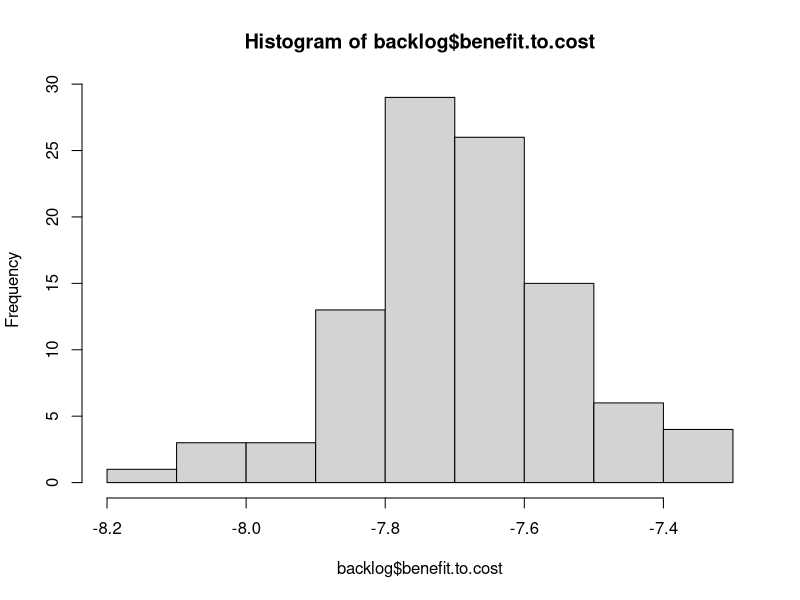
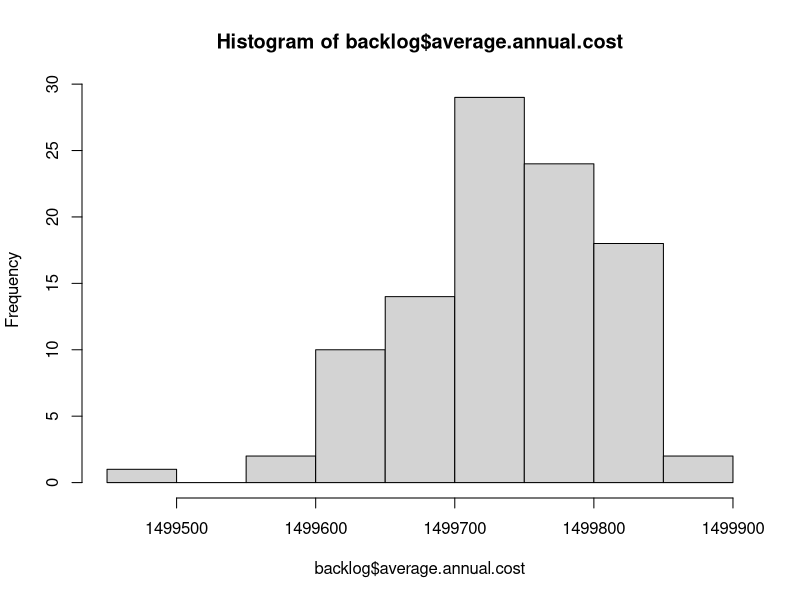
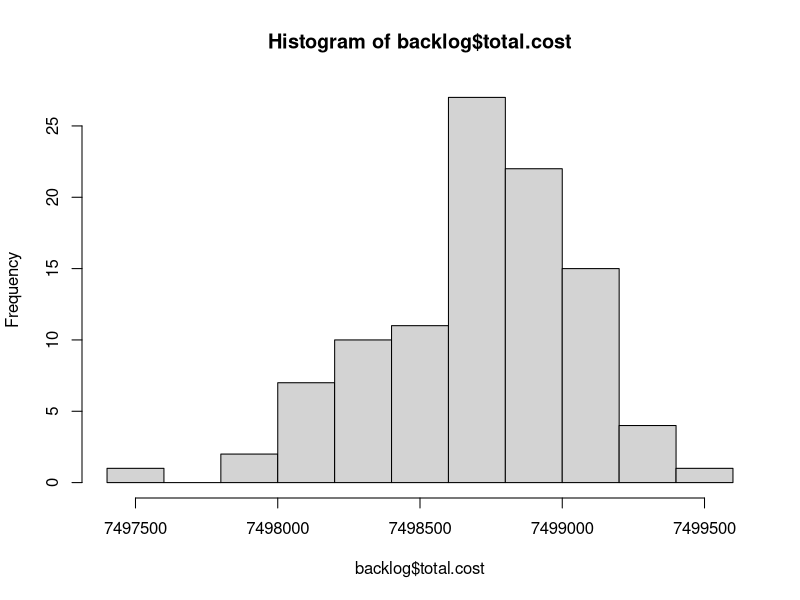
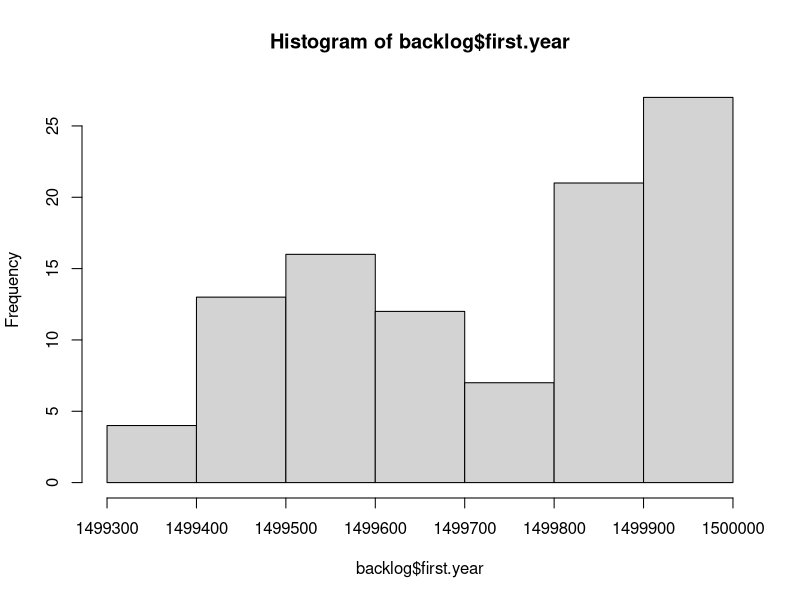

Recreate these plots in R, in order.
# Read Me ####
# This code analyzes data from FST, the City's pavement consultant
# It models the cost and PCI degredation in order to optimize pavement decisions
# OCI value = PCI.  Note these scores are from November 2012.
# Created By Daniel Hadley

# Considerations: 
# 1. The knapsack approximates an optimal outcome, but needs to be inspected in cases where the 
# limit is low,E.g., http://oucsace.cs.ohiou.edu/~razvan/courses/cs4040/lecture16.pdf
# 2. The model glosses over differences in the deterioration of arterial vs residential for now
# These differences seemed small enough to gloss over for the sake of comparison
# 3. The model also glosses over differences in PCI reset of various treatment types.
# A full repavement would generally reset to PCI = 100, whereas this model by default resets 
# everthing to 95 (f(age+1)=PCI). Details: http://www.mylongview.com/modules/showdocument.aspx?documentid=631
# These differences also seemed trivial when comparing strategies
# For number three, it would be easy to finish the function f(PCI) = delta
# Then you would add a "Functional" argument to f(age) = PCI 

library("plyr")


# Import data ####
setwd("K:/Somerstat/Common/Data/2014 StreetStat/PCI_Code")
# setwd ("~/Documents/Git/PCI_Code") #at home
d <- read.csv("PCI.csv")


# Create new variables #### 
d$sq.ft <- d$PavementWi * d$Length # Sq. Feet
d$sq.yd <- d$sq.ft * 0.111111 # Sq. Yards
d$total.pci <- d$sq.yd * d$OCI # Sum PCI
d$ideal.pci <- d$sq.yd * 100 # Ideal sum PCI
d$delta.pci <- d$ideal.pci - d$total.pci #Difference
d$cost.per.sq.yd <- d$ExtendedCo / d$sq.yd # Cost per sq yard


# Here I model the age as a function of PCI based on the references below:
# It is an average of residential and arterial, but we can divide those later
# http://onlinepubs.trb.org/onlinepubs/conferences/2012/assetmgmt/presentations/Data-A-Ramirez-Flores-Chang-Albitres.pdf
# https://repository.tamu.edu/bitstream/handle/1969.1/ETD-TAMU-2009-05-317/DESHMUKH-THESIS.pdf?sequence=2
# http://www.mylongview.com/modules/showdocument.aspx?documentid=631
# PCI = 100 - (106/((ln(79/AGE))^(1/.48)))

d$est.years <- 79*(2.71828^(-9.37879/(100-d$OCI)^0.48))


###  Model the Pavement decisions over 20 years 


# Functions needed for the model: ####
# f(Age) = PCI, f(PCI) = AGE, f(Age, Pave, Old PCI) = New PCI 
# f(PCI) = AGE, f(PCI) = Cost, f(knapsack) = pave 

# f(Age) = PCI
# I can differentiate between residetnial and collector, but the difference is small
# See AnalyzePCI.R
PCIf <- function(AGE){ 
  PCI <- 100 - (106/((log(79/AGE))^(1/.48)))
  return(PCI)
}


# f(PCI) = Cost 
Costf <- function(OCI, Functional, sq.yd){ 
  Cost <- ifelse((OCI >= 68) & (OCI < 88), 1.8,
         ifelse((OCI >= 47) & (OCI < 68), 18.50,
                ifelse((OCI >= 25) & (OCI < 47) & (Functional == "RT - Residential Local"), 76.80,
                       ifelse((OCI >= 25) & (OCI < 47) & (Functional == "RE - Residential Dead End"), 76.80,
                              ifelse((OCI >= 25) & (OCI < 47) & (Functional == "CO - Collector" ), 91.10,
                                     ifelse((OCI >= 25) & (OCI < 47) & (Functional == "AR - Arterial"), 91.10,
                                            ifelse((OCI >= 0) & (OCI < 25) & (Functional == "RT - Residential Local"), 139.80,
                                                   ifelse((OCI >= 0) & (OCI < 25) & (Functional == "RE - Residential Dead End"), 139.80,
                                                          ifelse((OCI >= 0) & (OCI < 25) & (Functional == "CO - Collector"), 147.70,
                                                                 ifelse((OCI >= 0) & (OCI < 25) & (Functional == "AR - Arterial"), 162.10,
                                                                        ifelse(OCI >= 88, 0, 360)))))))))))
  return(Cost*sq.yd)
}


# f(PCI) = delta
# This takes the current PCI and calculates the difference between that and the PCI post treatment
# This is essentially the "value" in the knapsack algo
# It can be thought of as the backlog in PCI
Deltaf <- function(OldOCI, sq.yd){ 
   Delta <- ifelse((OldOCI >= 68) & (OldOCI < 88), ((OldOCI + 7) * sq.yd) - (OldOCI * sq.yd),
                   # why + 7: http//www.ci.san-ramon.ca.us/engr/pavement.html
                   ifelse((OldOCI >= 25) & (OldOCI < 68), (96 * sq.yd) - (OldOCI * sq.yd),
                          (100 * sq.yd) - (OldOCI * sq.yd)
                                 ))                      
  return(Delta)
}


# f(value, weight, limit ) = pave. This is the basic Pave function
# This is a greedy approximation to the Knapsack algorithm
knapsack <- function(value, weight, limit){
  benefit.to.cost <- value / weight #Create ratio
  df = data.frame(value, weight, benefit.to.cost) # turn it into a DF
  df$ID <- (1:nrow(df)) # add ID to resort later
  df <- df[with(df, order(-benefit.to.cost)), ] # Sort by benefit.to.cost
  rownames(df) <- NULL # Reset the row names for easier indexing
  df$total.weight <- ifelse(cumsum(df$weight) <= limit, cumsum(df$weight), 0) # Add first items that fit
  # I need to add a break here if nothing fits in the bag on the first pass
  for(i in 2:nrow(df)){ #Start in row 2 because some values have been added above
    df$total.weight[i] <- ifelse(df$weight[i] + df$total.weight[i-1] <= limit, # If adding won't go over limit
                                 df$weight[i] + df$total.weight[i-1], df$total.weight[i-1]) # If it will, keep Weight the same
  }
  df$add <- 0
  df$add[1] <- ifelse(df$total.weight[1] > 0, 1, 0)
  for(i in 2:nrow(df)){ #Start in row 2 
    df$add[i] <- ifelse(df$total.weight[i] > df$total.weight[i-1], 1, 0) # 1 if it has been added
  }
  df <- df[with(df, order(ID)), ] # Resort by ID
  rownames(df) <- NULL # Reset the row names for easier indexing
  return(df$add)
}


# f(Age, Pave, Old PCI) = New PCI
# I can differentiate between residetnial and collector, but the difference is small
# See AnalyzePCI.R
NewPCIf <- function(AGE, Pave, OldOCI){
  NewPCI <- ifelse((OldOCI >= 68) & (OldOCI < 88) & (Pave == 1), OldOCI + 7,
                   # why + 7: http//www.ci.san-ramon.ca.us/engr/pavement.html
                   ifelse((OldOCI >= 47) & (OldOCI < 68) & (Pave == 1), 96,
                          ifelse((OldOCI >= 25) & (OldOCI < 47) & (Pave == 1), 96, 
                                 # http://www.mylongview.com/modules/showdocument.aspx?documentid=631
                                 ifelse((OldOCI >= 0) & (OldOCI < 25) & (Pave == 1), 100,
                                        100 - (106/((log(79/AGE))^(1/.48)))
                                 ))))                      
  return(NewPCI)
}


# f(NewPCI) = New Age
Agef <- function(NewPCI){
  NewAge <- 79*(2.71828^(-9.37879/(100-NewPCI)^0.48))
  return(NewAge)
}


# Final model ####

d$Age <- Agef(d$OCI) # Estimated age in Nov 2012
  d$backlog <- Costf(d$OCI, d$Functional, d$sq.yd) # Backlog in Nov 2012
  d$Delta.a <- Deltaf(d$OCI, d$sq.yd) # Difference between old OCI and potential OCI
  d$Pave.a <- knapsack(d$Delta.a, d$backlog, 1500000) # Pave or not in spring 2013
  d$cost.a <- ifelse(d$Pave.a == 1, Costf(d$OCI, d$Functional, d$sq.yd),0) #The cost to pave the selected streets
  d$Age.Tmp <- (1 + d$Age) #Temporary to do the new PCI calculation
  d$PCI.a <-  NewPCIf(d$Age.Tmp, d$Pave.a, d$OCI)
  d$Age.a <- Agef(d$PCI.a) # The new "age" in Nov 2013. E.g., crack and seal streets are not brand new.
d$backlog.a <- Costf(d$PCI.a, d$Functional, d$sq.yd) #Backlog in Nov 2013
  d$Delta.b <- Deltaf(d$PCI.a, d$sq.yd)
  d$Pave.b <- knapsack(d$Delta.b, d$backlog.a, 1500000)
  d$cost.b <- ifelse(d$Pave.b == 1, Costf(d$PCI.a, d$Functional, d$sq.yd),0)
  d$Age.Tmp <- (1 + d$Age.a) 
  d$PCI.b <-  NewPCIf(d$Age.Tmp, d$Pave.b, d$PCI.a)
  d$Age.b <- Agef(d$PCI.b)
d$backlog.b <- Costf(d$PCI.b, d$Functional, d$sq.yd)
  d$Delta.c <- Deltaf(d$PCI.b, d$sq.yd)
  d$Pave.c <- knapsack(d$Delta.c, d$backlog.b, 1500000)
  d$cost.c <- ifelse(d$Pave.c == 1, Costf(d$PCI.b, d$Functional, d$sq.yd),0)
  d$Age.Tmp <- (1 + d$Age.b) 
  d$PCI.c <-  NewPCIf(d$Age.Tmp, d$Pave.c, d$PCI.b)
  d$Age.c <- Agef(d$PCI.c)
d$backlog.c <- Costf(d$PCI.c, d$Functional, d$sq.yd)
  d$Delta.d <- Deltaf(d$PCI.c, d$sq.yd)
  d$Pave.d <- knapsack(d$Delta.d, d$backlog.c, 1500000)
  d$cost.d <- ifelse(d$Pave.d == 1, Costf(d$PCI.c, d$Functional, d$sq.yd),0)
  d$Age.Tmp <- (1 + d$Age.c) 
  d$PCI.d <-  NewPCIf(d$Age.Tmp, d$Pave.d, d$PCI.c)
  d$Age.d <- Agef(d$PCI.d)
d$backlog.d <- Costf(d$PCI.d, d$Functional, d$sq.yd)
  d$Delta.e <- Deltaf(d$PCI.d, d$sq.yd)
  d$Pave.e <- knapsack(d$Delta.e, d$backlog.d, 1500000)
  d$cost.e <- ifelse(d$Pave.e == 1, Costf(d$PCI.d, d$Functional, d$sq.yd),0)
  d$Age.Tmp <- (1 + d$Age.d) 
  d$PCI.e <-  NewPCIf(d$Age.Tmp, d$Pave.e, d$PCI.d)
  d$Age.e <- Agef(d$PCI.e)
d$backlog.e <- Costf(d$PCI.e, d$Functional, d$sq.yd)


# Final model wrapped in a function ####

# f(n) = output
Modelf <- function(n){
  d$Age <- Agef(d$OCI) # Estimated age in Nov 2012
  d$backlog <- Costf(d$OCI, d$Functional, d$sq.yd) # Backlog in Nov 2012
  d$Delta.a <- Deltaf(d$OCI, d$sq.yd) # Difference between old OCI and potential OCI
  d$Pave.a <- knapsack(d$Delta.a, d$backlog, 1500000) # Pave or not in spring 2013
  d$cost.a <- ifelse(d$Pave.a == 1, Costf(d$OCI, d$Functional, d$sq.yd),0) #The cost to pave the selected streets
  d$Age.Tmp <- (1 + d$Age) #Temporary to do the new PCI calculation
  d$PCI.a <-  NewPCIf(d$Age.Tmp, d$Pave.a, d$OCI)
  d$Age.a <- Agef(d$PCI.a) # The new "age" in Nov 2013. E.g., crack and seal streets are not brand new.
  d$backlog.a <- Costf(d$PCI.a, d$Functional, d$sq.yd) #Backlog in Nov 2013
  d$Delta.b <- Deltaf(d$PCI.a, d$sq.yd)
  d$Pave.b <- knapsack(d$Delta.b, d$backlog.a, 1500000)
  d$cost.b <- ifelse(d$Pave.b == 1, Costf(d$PCI.a, d$Functional, d$sq.yd),0)
  d$Age.Tmp <- (1 + d$Age.a) 
  d$PCI.b <-  NewPCIf(d$Age.Tmp, d$Pave.b, d$PCI.a)
  d$Age.b <- Agef(d$PCI.b)
  d$backlog.b <- Costf(d$PCI.b, d$Functional, d$sq.yd)
  d$Delta.c <- Deltaf(d$PCI.b, d$sq.yd)
  d$Pave.c <- knapsack(d$Delta.c, d$backlog.b, 1500000)
  d$cost.c <- ifelse(d$Pave.c == 1, Costf(d$PCI.b, d$Functional, d$sq.yd),0)
  d$Age.Tmp <- (1 + d$Age.b) 
  d$PCI.c <-  NewPCIf(d$Age.Tmp, d$Pave.c, d$PCI.b)
  d$Age.c <- Agef(d$PCI.c)
  d$backlog.c <- Costf(d$PCI.c, d$Functional, d$sq.yd)
  d$Delta.d <- Deltaf(d$PCI.c, d$sq.yd)
  d$Pave.d <- knapsack(d$Delta.d, d$backlog.c, 1500000)
  d$cost.d <- ifelse(d$Pave.d == 1, Costf(d$PCI.c, d$Functional, d$sq.yd),0)
  d$Age.Tmp <- (1 + d$Age.c) 
  d$PCI.d <-  NewPCIf(d$Age.Tmp, d$Pave.d, d$PCI.c)
  d$Age.d <- Agef(d$PCI.d)
  d$backlog.d <- Costf(d$PCI.d, d$Functional, d$sq.yd)
  d$Delta.e <- Deltaf(d$PCI.d, d$sq.yd)
  d$Pave.e <- knapsack(d$Delta.e, d$backlog.d, 1500000)
  d$cost.e <- ifelse(d$Pave.e == 1, Costf(d$PCI.d, d$Functional, d$sq.yd),0)
  d$Age.Tmp <- (1 + d$Age.d) 
  d$PCI.e <-  NewPCIf(d$Age.Tmp, d$Pave.e, d$PCI.d)
  d$Age.e <- Agef(d$PCI.e)
  d$backlog.e <- Costf(d$PCI.e, d$Functional, d$sq.yd)
#   Now create the outputs
backlog <- sum(d$backlog.e)
backlog.reduction <- (sum(d$backlog)) - (sum(d$backlog.e))
total.cost <- sum(d$cost.a, d$cost.b, d$cost.c, d$cost.d, d$cost.e)
benefit.to.cost <- backlog.reduction / total.cost
average.annual.cost <- ((sum(d$cost.a)) + (sum(d$cost.b)) + (sum(d$cost.c)) + 
                          (sum(d$cost.d)) + (sum(d$cost.e))) / 5
first.year <- sum(d$cost.a)
output <- list(backlog, backlog.reduction, total.cost, benefit.to.cost, average.annual.cost, first.year)
return(output)
}

Modelf(1)


# Stochastic Model for comparison ####
# f(value, weight, limit ) = pave. 
# This is a greedy approximation to the Knapsack algorithm
knapsack <- function(value, weight, limit){
  benefit.to.cost <- sample(1:573, 573, replace=F) #Instead of real ratio, make it random
  df = data.frame(value, weight, benefit.to.cost) # turn it into a DF
  df$ID <- (1:nrow(df)) # add ID to resort later
  df <- df[with(df, order(-benefit.to.cost)), ] # Sort by benefit.to.cost
  rownames(df) <- NULL # Reset the row names for easier indexing
  df$total.weight <- ifelse(cumsum(df$weight) <= limit, cumsum(df$weight), 0) # Add first items that fit
  # I need to add a break here if nothing fits in the bag on the first pass
  for(i in 2:nrow(df)){ #Start in row 2 because some values have been added above
    df$total.weight[i] <- ifelse(df$weight[i] + df$total.weight[i-1] <= limit, # If adding won't go over limit
                                 df$weight[i] + df$total.weight[i-1], df$total.weight[i-1]) # If it will, keep Weight the same
  }
  df$add <- 0
  df$add[1] <- ifelse(df$total.weight[1] > 0, 1, 0)
  for(i in 2:nrow(df)){ #Start in row 2 
    df$add[i] <- ifelse(df$total.weight[i] > df$total.weight[i-1], 1, 0) # 1 if it has been added
  }
  df <- df[with(df, order(ID)), ] # Resort by ID
  rownames(df) <- NULL # Reset the row names for easier indexing
  return(df$add)
}


Modelf <- function(n){
  d$Age <- Agef(d$OCI) # Estimated age in Nov 2012
  d$backlog <- Costf(d$OCI, d$Functional, d$sq.yd) # Backlog in Nov 2012
  d$Delta.a <- Deltaf(d$OCI, d$sq.yd) # Difference between old OCI and potential OCI
  d$Pave.a <- knapsack(d$Delta.a, d$backlog, 1500000) # Pave or not in spring 2013
  d$cost.a <- ifelse(d$Pave.a == 1, Costf(d$OCI, d$Functional, d$sq.yd),0) #The cost to pave the selected streets
  d$Age.Tmp <- (1 + d$Age) #Temporary to do the new PCI calculation
  d$PCI.a <-  NewPCIf(d$Age.Tmp, d$Pave.a, d$OCI)
  d$Age.a <- Agef(d$PCI.a) # The new "age" in Nov 2013. E.g., crack and seal streets are not brand new.
  d$backlog.a <- Costf(d$PCI.a, d$Functional, d$sq.yd) #Backlog in Nov 2013
  d$Delta.b <- Deltaf(d$PCI.a, d$sq.yd)
  d$Pave.b <- knapsack(d$Delta.b, d$backlog.a, 1500000)
  d$cost.b <- ifelse(d$Pave.b == 1, Costf(d$PCI.a, d$Functional, d$sq.yd),0)
  d$Age.Tmp <- (1 + d$Age.a) 
  d$PCI.b <-  NewPCIf(d$Age.Tmp, d$Pave.b, d$PCI.a)
  d$Age.b <- Agef(d$PCI.b)
  d$backlog.b <- Costf(d$PCI.b, d$Functional, d$sq.yd)
  d$Delta.c <- Deltaf(d$PCI.b, d$sq.yd)
  d$Pave.c <- knapsack(d$Delta.c, d$backlog.b, 1500000)
  d$cost.c <- ifelse(d$Pave.c == 1, Costf(d$PCI.b, d$Functional, d$sq.yd),0)
  d$Age.Tmp <- (1 + d$Age.b) 
  d$PCI.c <-  NewPCIf(d$Age.Tmp, d$Pave.c, d$PCI.b)
  d$Age.c <- Agef(d$PCI.c)
  d$backlog.c <- Costf(d$PCI.c, d$Functional, d$sq.yd)
  d$Delta.d <- Deltaf(d$PCI.c, d$sq.yd)
  d$Pave.d <- knapsack(d$Delta.d, d$backlog.c, 1500000)
  d$cost.d <- ifelse(d$Pave.d == 1, Costf(d$PCI.c, d$Functional, d$sq.yd),0)
  d$Age.Tmp <- (1 + d$Age.c) 
  d$PCI.d <-  NewPCIf(d$Age.Tmp, d$Pave.d, d$PCI.c)
  d$Age.d <- Agef(d$PCI.d)
  d$backlog.d <- Costf(d$PCI.d, d$Functional, d$sq.yd)
  d$Delta.e <- Deltaf(d$PCI.d, d$sq.yd)
  d$Pave.e <- knapsack(d$Delta.e, d$backlog.d, 1500000)
  d$cost.e <- ifelse(d$Pave.e == 1, Costf(d$PCI.d, d$Functional, d$sq.yd),0)
  d$Age.Tmp <- (1 + d$Age.d) 
  d$PCI.e <-  NewPCIf(d$Age.Tmp, d$Pave.e, d$PCI.d)
  d$Age.e <- Agef(d$PCI.e)
  d$backlog.e <- Costf(d$PCI.e, d$Functional, d$sq.yd)
  #   Now create the outputs
  backlog <- sum(d$backlog.e)
  backlog.reduction <- (sum(d$backlog)) - (sum(d$backlog.e))
  total.cost <- sum(d$cost.a, d$cost.b, d$cost.c, d$cost.d, d$cost.e)
  benefit.to.cost <- backlog.reduction / total.cost
  average.annual.cost <- ((sum(d$cost.a)) + (sum(d$cost.b)) + (sum(d$cost.c)) + 
                            (sum(d$cost.d)) + (sum(d$cost.e))) / 5
  first.year <- sum(d$cost.a)
  output <- list(backlog, backlog.reduction, total.cost, benefit.to.cost, average.annual.cost, first.year)
  return(output)
}

Modelf(1)

# Now run the function X number of times
# http://stats.stackexchange.com/questions/7999/how-to-efficiently-repeat-a-function-on-a-data-set-in-r
library("plyr")
l <- alply(cbind(rep(100,100),rep(20,10)),1,Modelf)
backlog <- data.frame(matrix(unlist(l), nrow=100, byrow=T))
colnames(backlog) <- c("backlog", "backlog.reduction", "total.cost", "benefit.to.cost", 
                       "average.annual.cost", "first.year")

hist(backlog$benefit.to.cost)
hist(backlog$average.annual.cost)
hist(backlog$total.cost)
hist(backlog$first.year)


# Final model for comparison to consultant: cap = $4.5m ####
# Backlog after 5 years for consultant spending $6 m is $73 m.


# f(n) = output
Modelf <- function(n){
  d$OCI.Model <- PCIf(d$est.years) # Use the model instead of the empirical OCI
  d$backlog <- Costf(d$OCI.Model, d$Functional, d$sq.yd) # when summed, this gives you your backlog in Nov 2012
  d$Pave.a <- knapsack((d$sq.yd * 100 - d$sq.yd * d$OCI.Model), d$backlog, 4500000) # Decision to pave
  d$cost.a <- ifelse(d$Pave.a == 1, Costf(d$OCI.Model, d$Functional, d$sq.yd),0) #The cost to pave the selected streets
  d$Age.a <- ifelse(d$Pave.a == 1, 1, 1 + d$est.years) #Age in year n
  d$OCI.a <- PCIf(d$Age.a) # OCI year n  
  d$backlog.a <- ifelse(d$Pave.a == 0, Costf(d$OCI.Model, d$Functional, d$sq.yd),0) #Backlog after year n
  d$Pave.b <- knapsack((d$sq.yd * 100 - d$sq.yd * d$OCI.a), d$backlog.a, 4500000) # Decision to pave
  d$cost.b <- ifelse(d$Pave.b == 1, Costf(d$OCI.Model, d$Functional, d$sq.yd),0) #The cost to pave the selected streets
  d$Age.b <- ifelse(d$Pave.b == 1, 1, 1 + d$Age.a) #Age in year n
  d$OCI.b <- PCIf(d$Age.b) # OCI year n  
  d$backlog.b <- ifelse(d$Pave.b == 0, Costf(d$OCI.a,d$Functional, d$sq.yd),0) #Backlog after year n
  d$Pave.c <- knapsack((d$sq.yd*100 - d$sq.yd*d$OCI.b),d$backlog.b, 4500000) # Decision to pave
  d$cost.c <- ifelse(d$Pave.c == 1, Costf(d$OCI.a,d$Functional, d$sq.yd),0) #The cost to pave the selected streets
  d$Age.c <- ifelse(d$Pave.c == 1, 1, 1 + d$Age.b) #Age in year n
  d$OCI.c <- PCIf(d$Age.c) # OCI year n  
  d$backlog.c <- ifelse(d$Pave.c == 0, Costf(d$OCI.b, d$Functional, d$sq.yd),0) #Backlog after year n
  d$Pave.d <- knapsack(((d$sq.yd * 100) - (d$sq.yd * d$OCI.c)), d$backlog.c, 4500000) # Decision to pave
  d$cost.d <- ifelse(d$Pave.d == 1, Costf(d$OCI.b, d$Functional, d$sq.yd),0) #The cost to pave the selected streets
  d$Age.d <- ifelse(d$Pave.d == 1, 1, 1 + d$Age.c) #Age in year n
  d$OCI.d <- PCIf(d$Age.d) # OCI year n  
  d$backlog.d <- ifelse(d$Pave.d == 0, Costf(d$OCI.c, d$Functional, d$sq.yd),0) #Backlog after year n
  d$Pave.e <- knapsack(((d$sq.yd * 100) - (d$sq.yd * d$OCI.d)), d$backlog.d, 4500000) # Decision to pave
  d$cost.e <- ifelse(d$Pave.e == 1, Costf(d$OCI.c, d$Functional, d$sq.yd),0) #The cost to pave the selected streets
  d$Age.e <- ifelse(d$Pave.e == 1, 1, 1 + d$Age.c) #Age in year n
  d$OCI.e <- PCIf(d$Age.e) # OCI year n  
  d$backlog.e <- ifelse(d$Pave.e == 0, Costf(d$OCI.d,d$Functional, d$sq.yd),0) #Backlog after year n
  #   Now create the outputs
  backlog <- sum(d$backlog.e)
  backlog.reduction <- (sum(d$backlog)) - (sum(d$backlog.e))
  total.cost <- sum(d$cost.a, d$cost.b, d$cost.c, d$cost.d, d$cost.e)
  benefit.to.cost <- backlog.reduction / total.cost
  average.annual.cost <- ((sum(d$cost.a)) + (sum(d$cost.b)) + (sum(d$cost.c)) + 
                            (sum(d$cost.d)) + (sum(d$cost.e))) / 5
  first.year <- sum(d$cost.a)
  output <- list(backlog, backlog.reduction, total.cost, benefit.to.cost, average.annual.cost, first.year)
  return(output)
}

Modelf(1)


# Final model to compare against the consultant: cap = $3 + the worst streets ####
# Backlog after 5 years for consultant spending $6 m is $73 m.

# f(n) = output
Modelf <- function(n){
  d$Age <- Agef(d$OCI) # Estimated age in Nov 2012
  d$backlog <- Costf(d$OCI, d$Functional, d$sq.yd) # Backlog in Nov 2012
  d$Delta.a <- Deltaf(d$OCI, d$sq.yd) # Difference between old OCI and potential OCI
  d$Pave.a <- knapsack(d$Delta.a, d$backlog, 3000000) # Pave or not in spring 2013
  d$Pave.a <- ifelse(d$OCI < 10, 1, d$Pave.a) # Pave the worst street
  d$cost.a <- ifelse(d$Pave.a == 1, Costf(d$OCI, d$Functional, d$sq.yd),0) #The cost to pave the selected streets
  d$Age.Tmp <- (1 + d$Age) #Temporary to do the new PCI calculation
  d$PCI.a <-  NewPCIf(d$Age.Tmp, d$Pave.a, d$OCI)
  d$Age.a <- Agef(d$PCI.a) # The new "age" in Nov 2013. E.g., crack and seal streets are not brand new.
  d$backlog.a <- Costf(d$PCI.a, d$Functional, d$sq.yd) #Backlog in Nov 2013
  d$Delta.b <- Deltaf(d$PCI.a, d$sq.yd)
  d$Pave.b <- knapsack(d$Delta.b, d$backlog.a, 3000000)
  d$Pave.b <- ifelse(d$PCI.a < 10, 1, d$Pave.b)
  d$cost.b <- ifelse(d$Pave.b == 1, Costf(d$PCI.a, d$Functional, d$sq.yd),0)
  d$Age.Tmp <- (1 + d$Age.a) 
  d$PCI.b <-  NewPCIf(d$Age.Tmp, d$Pave.b, d$PCI.a)
  d$Age.b <- Agef(d$PCI.b)
  d$backlog.b <- Costf(d$PCI.b, d$Functional, d$sq.yd)
  d$Delta.c <- Deltaf(d$PCI.b, d$sq.yd)
  d$Pave.c <- knapsack(d$Delta.c, d$backlog.b, 3000000)
  d$Pave.c <- ifelse(d$PCI.b < 10, 1, d$Pave.c)
  d$cost.c <- ifelse(d$Pave.c == 1, Costf(d$PCI.b, d$Functional, d$sq.yd),0)
  d$Age.Tmp <- (1 + d$Age.b) 
  d$PCI.c <-  NewPCIf(d$Age.Tmp, d$Pave.c, d$PCI.b)
  d$Age.c <- Agef(d$PCI.c)
  d$backlog.c <- Costf(d$PCI.c, d$Functional, d$sq.yd)
  d$Delta.d <- Deltaf(d$PCI.c, d$sq.yd)
  d$Pave.d <- knapsack(d$Delta.d, d$backlog.c, 3000000)
  d$Pave.d <- ifelse(d$PCI.c < 10, 1, d$Pave.d)
  d$cost.d <- ifelse(d$Pave.d == 1, Costf(d$PCI.c, d$Functional, d$sq.yd),0)
  d$Age.Tmp <- (1 + d$Age.c) 
  d$PCI.d <-  NewPCIf(d$Age.Tmp, d$Pave.d, d$PCI.c)
  d$Age.d <- Agef(d$PCI.d)
  d$backlog.d <- Costf(d$PCI.d, d$Functional, d$sq.yd)
  d$Delta.e <- Deltaf(d$PCI.d, d$sq.yd)
  d$Pave.e <- knapsack(d$Delta.e, d$backlog.d, 3000000)
  d$Pave.e <- ifelse(d$PCI.d < 10, 1, d$Pave.e)
  d$cost.e <- ifelse(d$Pave.e == 1, Costf(d$PCI.d, d$Functional, d$sq.yd),0)
  d$Age.Tmp <- (1 + d$Age.d) 
  d$PCI.e <-  NewPCIf(d$Age.Tmp, d$Pave.e, d$PCI.d)
  d$Age.e <- Agef(d$PCI.e)
  d$backlog.e <- Costf(d$PCI.e, d$Functional, d$sq.yd)
  #   Now create the outputs
  backlog <- sum(d$backlog.e)
  backlog.reduction <- (sum(d$backlog)) - (sum(d$backlog.e))
  total.cost <- sum(d$cost.a, d$cost.b, d$cost.c, d$cost.d, d$cost.e)
  benefit.to.cost <- backlog.reduction / total.cost
  average.annual.cost <- ((sum(d$cost.a)) + (sum(d$cost.b)) + (sum(d$cost.c)) + 
                            (sum(d$cost.d)) + (sum(d$cost.e))) / 5
  first.year <- sum(d$cost.a)
  output <- list(backlog, backlog.reduction, total.cost, benefit.to.cost, average.annual.cost, first.year)
  return(output)
}

Modelf(1)


# Final model to compare against the consultant: cap = $1.5 + some of the worst streets ####
# Backlog after 5 years for consultant spending $4.5 m is $81,115,018 m.

# f(n) = output
Modelf <- function(n){
  d$OCI.Model <- PCIf(d$est.years) # Use the model instead of the empirical OCI
  d$backlog <- Costf(d$OCI.Model, d$Functional, d$sq.yd) # when summed, this gives you your backlog
  d$Pave.a <- knapsack((d$sq.yd * 100 - d$sq.yd * d$OCI.Model), d$backlog, 1500000) # Decision to pave
  d$Pave.a <- ifelse(d$OCI.Model < 7, 1, d$Pave.a) # Pave the worst street
  d$cost.a <- ifelse(d$Pave.a == 1, Costf(d$OCI.Model, d$Functional, d$sq.yd),0) #The cost to pave the selected streets
  d$Age.a <- ifelse(d$Pave.a == 1, 1, 1 + d$est.years) #Age in year n
  d$OCI.a <- PCIf(d$Age.a) # OCI year n  
  d$backlog.a <- ifelse(d$Pave.a == 0, Costf(d$OCI.Model, d$Functional, d$sq.yd),0) #Backlog after year n
  d$Pave.b <- knapsack((d$sq.yd * 100 - d$sq.yd * d$OCI.a), d$backlog.a, 1500000) # Decision to pave
  d$Pave.b <- ifelse(d$OCI.a < 7, 1, d$Pave.b) # Pave the worst street
  d$cost.b <- ifelse(d$Pave.b == 1, Costf(d$OCI.Model, d$Functional, d$sq.yd),0) #The cost to pave the selected streets
  d$Age.b <- ifelse(d$Pave.b == 1, 1, 1 + d$Age.a) #Age in year n
  d$OCI.b <- PCIf(d$Age.b) # OCI year n  
  d$backlog.b <- ifelse(d$Pave.b == 0, Costf(d$OCI.a,d$Functional, d$sq.yd),0) #Backlog after year n
  d$Pave.c <- knapsack((d$sq.yd*100 - d$sq.yd*d$OCI.b),d$backlog.b, 1500000) # Decision to pave
  d$Pave.c <- ifelse(d$OCI.b < 7, 1, d$Pave.c) # Pave the worst street
  d$cost.c <- ifelse(d$Pave.c == 1, Costf(d$OCI.a,d$Functional, d$sq.yd),0) #The cost to pave the selected streets
  d$Age.c <- ifelse(d$Pave.c == 1, 1, 1 + d$Age.b) #Age in year n
  d$OCI.c <- PCIf(d$Age.c) # OCI year n  
  d$backlog.c <- ifelse(d$Pave.c == 0, Costf(d$OCI.b, d$Functional, d$sq.yd),0) #Backlog after year n
  d$Pave.d <- knapsack(((d$sq.yd * 100) - (d$sq.yd * d$OCI.c)), d$backlog.c, 1500000) # Decision to pave
  d$Pave.d <- ifelse(d$OCI.c < 7, 1, d$Pave.d) # Pave the worst street
  d$cost.d <- ifelse(d$Pave.d == 1, Costf(d$OCI.b, d$Functional, d$sq.yd),0) #The cost to pave the selected streets
  d$Age.d <- ifelse(d$Pave.d == 1, 1, 1 + d$Age.c) #Age in year n
  d$OCI.d <- PCIf(d$Age.d) # OCI year n  
  d$backlog.d <- ifelse(d$Pave.d == 0, Costf(d$OCI.c, d$Functional, d$sq.yd),0) #Backlog after year n
  d$Pave.e <- knapsack(((d$sq.yd * 100) - (d$sq.yd * d$OCI.d)), d$backlog.d, 1500000) # Decision to pave
  d$Pave.e <- ifelse(d$OCI.d < 7, 1, d$Pave.e) # Pave the worst street
  d$cost.e <- ifelse(d$Pave.e == 1, Costf(d$OCI.c, d$Functional, d$sq.yd),0) #The cost to pave the selected streets
  d$Age.e <- ifelse(d$Pave.e == 1, 1, 1 + d$Age.d) #Age in year n
  d$OCI.e <- PCIf(d$Age.e) # OCI year n  
  d$backlog.e <- ifelse(d$Pave.e == 0, Costf(d$OCI.d,d$Functional, d$sq.yd),0) #Backlog after year n
  #   Now create the outputs
  backlog <- sum(d$backlog.e)
  backlog.reduction <- (sum(d$backlog)) - (sum(d$backlog.e))
  total.cost <- sum(d$cost.a, d$cost.b, d$cost.c, d$cost.d, d$cost.e)
  benefit.to.cost <- backlog.reduction / total.cost
  average.annual.cost <- ((sum(d$cost.a)) + (sum(d$cost.b)) + (sum(d$cost.c)) + 
                            (sum(d$cost.d)) + (sum(d$cost.e))) / 5
  first.year <- sum(d$cost.a)
  output <- list(backlog, backlog.reduction, total.cost, benefit.to.cost, average.annual.cost, first.year)
  return(output)
}

Modelf(1)

difference <- 45314093 - 81115000


# Conservative model to compare against the consultant: cap = $1.5 + some of the worst streets ####
# Backlog after 5 years for consultant spending $4.5 m is $81,115,018 m.
# Age = age + 3 years because most treatments do not reset the PCI to 100 (or even 95)
# It's a much more conservative approach 

# f(n) = output
Modelf <- function(n){
  d$OCI.Model <- PCIf(d$est.years) # Use the model instead of the empirical OCI
  d$backlog <- Costf(d$OCI.Model, d$Functional, d$sq.yd) # when summed, this gives you your backlog
  d$Pave.a <- knapsack((d$sq.yd * 100 - d$sq.yd * d$OCI.Model), d$backlog, 1500000) # Decision to pave
  d$Pave.a <- ifelse(d$OCI.Model < 7, 1, d$Pave.a) # Pave the worst street
  d$cost.a <- ifelse(d$Pave.a == 1, Costf(d$OCI.Model, d$Functional, d$sq.yd),0) #The cost to pave the selected streets
  d$Age.a <- ifelse(d$Pave.a == 1, 3, 1 + d$est.years) #Age in year n
  d$OCI.a <- PCIf(d$Age.a) # OCI year n  
  d$backlog.a <- ifelse(d$Pave.a == 0, Costf(d$OCI.Model, d$Functional, d$sq.yd),0) #Backlog after year n
  d$Pave.b <- knapsack((d$sq.yd * 100 - d$sq.yd * d$OCI.a), d$backlog.a, 1500000) # Decision to pave
  d$Pave.b <- ifelse(d$OCI.a < 7, 1, d$Pave.b) # Pave the worst street
  d$cost.b <- ifelse(d$Pave.b == 1, Costf(d$OCI.Model, d$Functional, d$sq.yd),0) #The cost to pave the selected streets
  d$Age.b <- ifelse(d$Pave.b == 1, 3, 1 + d$Age.a) #Age in year n
  d$OCI.b <- PCIf(d$Age.b) # OCI year n  
  d$backlog.b <- ifelse(d$Pave.b == 0, Costf(d$OCI.a,d$Functional, d$sq.yd),0) #Backlog after year n
  d$Pave.c <- knapsack((d$sq.yd*100 - d$sq.yd*d$OCI.b),d$backlog.b, 1500000) # Decision to pave
  d$Pave.c <- ifelse(d$OCI.b < 7, 1, d$Pave.c) # Pave the worst street
  d$cost.c <- ifelse(d$Pave.c == 1, Costf(d$OCI.a,d$Functional, d$sq.yd),0) #The cost to pave the selected streets
  d$Age.c <- ifelse(d$Pave.c == 1, 3, 1 + d$Age.b) #Age in year n
  d$OCI.c <- PCIf(d$Age.c) # OCI year n  
  d$backlog.c <- ifelse(d$Pave.c == 0, Costf(d$OCI.b, d$Functional, d$sq.yd),0) #Backlog after year n
  d$Pave.d <- knapsack(((d$sq.yd * 100) - (d$sq.yd * d$OCI.c)), d$backlog.c, 1500000) # Decision to pave
  d$Pave.d <- ifelse(d$OCI.c < 7, 1, d$Pave.d) # Pave the worst street
  d$cost.d <- ifelse(d$Pave.d == 1, Costf(d$OCI.b, d$Functional, d$sq.yd),0) #The cost to pave the selected streets
  d$Age.d <- ifelse(d$Pave.d == 1, 3, 1 + d$Age.c) #Age in year n
  d$OCI.d <- PCIf(d$Age.d) # OCI year n  
  d$backlog.d <- ifelse(d$Pave.d == 0, Costf(d$OCI.c, d$Functional, d$sq.yd),0) #Backlog after year n
  d$Pave.e <- knapsack(((d$sq.yd * 100) - (d$sq.yd * d$OCI.d)), d$backlog.d, 1500000) # Decision to pave
  d$Pave.e <- ifelse(d$OCI.d < 7, 1, d$Pave.e) # Pave the worst street
  d$cost.e <- ifelse(d$Pave.e == 1, Costf(d$OCI.c, d$Functional, d$sq.yd),0) #The cost to pave the selected streets
  d$Age.e <- ifelse(d$Pave.e == 1, 3, 1 + d$Age.d) #Age in year n
  d$OCI.e <- PCIf(d$Age.e) # OCI year n  
  d$backlog.e <- ifelse(d$Pave.e == 0, Costf(d$OCI.c,d$Functional, d$sq.yd),0) #Backlog after year n
  #   Now create the outputs
  backlog <- sum(d$backlog.e)
  backlog.reduction <- (sum(d$backlog)) - (sum(d$backlog.e))
  total.cost <- sum(d$cost.a, d$cost.b, d$cost.c, d$cost.d, d$cost.e)
  benefit.to.cost <- backlog.reduction / total.cost
  average.annual.cost <- ((sum(d$cost.a)) + (sum(d$cost.b)) + (sum(d$cost.c)) + 
                            (sum(d$cost.d)) + (sum(d$cost.e))) / 5
  first.year <- sum(d$cost.a)
  output <- list(backlog, backlog.reduction, total.cost, benefit.to.cost, average.annual.cost, first.year)
  return(output)
}

Modelf(1)

difference <- 81115000 -46069393 


# Conservative model to compare against the consultant: cap = $.2 + some of the very worst streets ####
# Backlog after 5 years for consultant spending $1.1 m is $114,530,924
# But it's strange because they seem to suggest that they will not pave the worst roads
# This is a difficult comparison
# Age = age + 3 years because most treatments do not reset the PCI to 100 (or even 95)
# It's a much more conservative approach 

# f(n) = output
Modelf <- function(n){
  d$OCI.Model <- PCIf(d$est.years) # Use the model instead of the empirical OCI
  d$backlog <- Costf(d$OCI.Model, d$Functional, d$sq.yd) # when summed, this gives you your backlog
  d$Pave.a <- knapsack((d$sq.yd * 100 - d$sq.yd * d$OCI.Model), d$backlog, 250000) # Decision to pave
  d$Pave.a <- ifelse(d$OCI.Model < 5, 1, d$Pave.a) # Pave the worst street
  d$cost.a <- ifelse(d$Pave.a == 1, Costf(d$OCI.Model, d$Functional, d$sq.yd),0) #The cost to pave the selected streets
  d$Age.a <- ifelse(d$Pave.a == 1, 3, 1 + d$est.years) #Age in year n
  d$OCI.a <- PCIf(d$Age.a) # OCI year n  
  d$backlog.a <- ifelse(d$Pave.a == 0, Costf(d$OCI.Model, d$Functional, d$sq.yd),0) #Backlog after year n
  d$Pave.b <- knapsack((d$sq.yd * 100 - d$sq.yd * d$OCI.a), d$backlog.a, 250000) # Decision to pave
  d$Pave.b <- ifelse(d$OCI.a < 4, 1, d$Pave.b) # Pave the worst street
  d$cost.b <- ifelse(d$Pave.b == 1, Costf(d$OCI.Model, d$Functional, d$sq.yd),0) #The cost to pave the selected streets
  d$Age.b <- ifelse(d$Pave.b == 1, 3, 1 + d$Age.a) #Age in year n
  d$OCI.b <- PCIf(d$Age.b) # OCI year n  
  d$backlog.b <- ifelse(d$Pave.b == 0, Costf(d$OCI.a,d$Functional, d$sq.yd),0) #Backlog after year n
  d$Pave.c <- knapsack((d$sq.yd*100 - d$sq.yd*d$OCI.b),d$backlog.b, 250000) # Decision to pave
  d$Pave.c <- ifelse(d$OCI.b < 3, 1, d$Pave.c) # Pave the worst street
  d$cost.c <- ifelse(d$Pave.c == 1, Costf(d$OCI.a,d$Functional, d$sq.yd),0) #The cost to pave the selected streets
  d$Age.c <- ifelse(d$Pave.c == 1, 3, 1 + d$Age.b) #Age in year n
  d$OCI.c <- PCIf(d$Age.c) # OCI year n  
  d$backlog.c <- ifelse(d$Pave.c == 0, Costf(d$OCI.b, d$Functional, d$sq.yd),0) #Backlog after year n
  d$Pave.d <- knapsack(((d$sq.yd * 100) - (d$sq.yd * d$OCI.c)), d$backlog.c, 250000) # Decision to pave
  d$Pave.d <- ifelse(d$OCI.c < 2, 1, d$Pave.d) # Pave the worst street
  d$cost.d <- ifelse(d$Pave.d == 1, Costf(d$OCI.b, d$Functional, d$sq.yd),0) #The cost to pave the selected streets
  d$Age.d <- ifelse(d$Pave.d == 1, 3, 1 + d$Age.c) #Age in year n
  d$OCI.d <- PCIf(d$Age.d) # OCI year n  
  d$backlog.d <- ifelse(d$Pave.d == 0, Costf(d$OCI.c, d$Functional, d$sq.yd),0) #Backlog after year n
  d$Pave.e <- knapsack(((d$sq.yd * 100) - (d$sq.yd * d$OCI.d)), d$backlog.d, 250000) # Decision to pave
  d$Pave.e <- ifelse(d$OCI.d < 1, 1, d$Pave.e) # Pave the worst street
  d$cost.e <- ifelse(d$Pave.e == 1, Costf(d$OCI.c, d$Functional, d$sq.yd),0) #The cost to pave the selected streets
  d$Age.e <- ifelse(d$Pave.e == 1, 3, 1 + d$Age.d) #Age in year n
  d$OCI.e <- PCIf(d$Age.e) # OCI year n  
  d$backlog.e <- ifelse(d$Pave.e == 0, Costf(d$OCI.d,d$Functional, d$sq.yd),0) #Backlog after year n
  #   Now create the outputs
  backlog <- sum(d$backlog.e)
  backlog.reduction <- (sum(d$backlog)) - (sum(d$backlog.e))
  total.cost <- sum(d$cost.a, d$cost.b, d$cost.c, d$cost.d, d$cost.e)
  benefit.to.cost <- backlog.reduction / total.cost
  average.annual.cost <- ((sum(d$cost.a)) + (sum(d$cost.b)) + (sum(d$cost.c)) + 
                            (sum(d$cost.d)) + (sum(d$cost.e))) / 5
  first.year <- sum(d$cost.a)
  averagePCI <- mean(d$OCI.e)
  output <- list(backlog, backlog.reduction, total.cost, benefit.to.cost, average.annual.cost, 
                 first.year, averagePCI)
  return(output)
}

Modelf(1)


# Here are the Streets that DPW did in 2013 ####
Modelf <- function(n){
d$OCI.Model <- PCIf(d$est.years) # Use the model instead of the empirical OCI
d$backlog <- Costf(d$OCI.Model, d$Functional, d$sq.yd) # when summed, this gives you your backlog
## The following list is missing the private ways and the part of Shore they did. Was it all Shore?
d$Pave.a <- ifelse(d$STREETNAME %in% c('ALBION ST' , 'ALBION TERR', 'BELMONT SQ', 'HAMMOND ST',
                                       'MORGAN ST', 'WHEELER ST', 'WYATT ST', 'YORKTOWN ST'), 1, 0)
d$cost.a <- ifelse(d$Pave.a == 1, Costf(d$OCI.Model, d$Functional, d$sq.yd),0) #The cost to pave the selected streets
d$Age.a <- ifelse(d$Pave.a == 1, 3, 1 + d$est.years) #Age in year n
d$OCI.a <- PCIf(d$Age.a) # OCI year n  
d$backlog.a <- ifelse(d$Pave.a == 0, Costf(d$OCI.Model, d$Functional, d$sq.yd),0) #Backlog after year n
d$Pave.b <- knapsack((d$sq.yd * 100 - d$sq.yd * d$OCI.a), d$backlog.a, 250000) # Decision to pave
d$Pave.b <- ifelse(d$OCI.a < 4, 1, d$Pave.b) # Pave the worst street
d$cost.b <- ifelse(d$Pave.b == 1, Costf(d$OCI.Model, d$Functional, d$sq.yd),0) #The cost to pave the selected streets
d$Age.b <- ifelse(d$Pave.b == 1, 3, 1 + d$Age.a) #Age in year n
d$OCI.b <- PCIf(d$Age.b) # OCI year n  
d$backlog.b <- ifelse(d$Pave.b == 0, Costf(d$OCI.a,d$Functional, d$sq.yd),0) #Backlog after year n
d$Pave.c <- knapsack((d$sq.yd*100 - d$sq.yd*d$OCI.b),d$backlog.b, 250000) # Decision to pave
d$Pave.c <- ifelse(d$OCI.b < 3, 1, d$Pave.c) # Pave the worst street
d$cost.c <- ifelse(d$Pave.c == 1, Costf(d$OCI.a,d$Functional, d$sq.yd),0) #The cost to pave the selected streets
d$Age.c <- ifelse(d$Pave.c == 1, 3, 1 + d$Age.b) #Age in year n
d$OCI.c <- PCIf(d$Age.c) # OCI year n  
d$backlog.c <- ifelse(d$Pave.c == 0, Costf(d$OCI.b, d$Functional, d$sq.yd),0) #Backlog after year n
d$Pave.d <- knapsack(((d$sq.yd * 100) - (d$sq.yd * d$OCI.c)), d$backlog.c, 250000) # Decision to pave
d$Pave.d <- ifelse(d$OCI.c < 2, 1, d$Pave.d) # Pave the worst street
d$cost.d <- ifelse(d$Pave.d == 1, Costf(d$OCI.b, d$Functional, d$sq.yd),0) #The cost to pave the selected streets
d$Age.d <- ifelse(d$Pave.d == 1, 3, 1 + d$Age.c) #Age in year n
d$OCI.d <- PCIf(d$Age.d) # OCI year n  
d$backlog.d <- ifelse(d$Pave.d == 0, Costf(d$OCI.c, d$Functional, d$sq.yd),0) #Backlog after year n
d$Pave.e <- knapsack(((d$sq.yd * 100) - (d$sq.yd * d$OCI.d)), d$backlog.d, 250000) # Decision to pave
d$Pave.e <- ifelse(d$OCI.d < 1, 1, d$Pave.e) # Pave the worst street
d$cost.e <- ifelse(d$Pave.e == 1, Costf(d$OCI.c, d$Functional, d$sq.yd),0) #The cost to pave the selected streets
d$Age.e <- ifelse(d$Pave.e == 1, 3, 1 + d$Age.d) #Age in year n
d$OCI.e <- PCIf(d$Age.e) # OCI year n  
d$backlog.e <- ifelse(d$Pave.e == 0, Costf(d$OCI.c,d$Functional, d$sq.yd),0) #Backlog after year n
#   Now create the outputs
backlog <- sum(d$backlog.e)
backlog.reduction <- (sum(d$backlog)) - (sum(d$backlog.e))
total.cost <- sum(d$cost.a, d$cost.b, d$cost.c, d$cost.d, d$cost.e)
benefit.to.cost <- backlog.reduction / total.cost
average.annual.cost <- ((sum(d$cost.a)) + (sum(d$cost.b)) + (sum(d$cost.c)) + 
                          (sum(d$cost.d)) + (sum(d$cost.e))) / 5
first.year <- sum(d$cost.a)
averagePCI <- mean(d$OCI.e)
output <- list(backlog, backlog.reduction, total.cost, benefit.to.cost, average.annual.cost, 
               first.year, averagePCI)
return(output)
}

Modelf(1)
